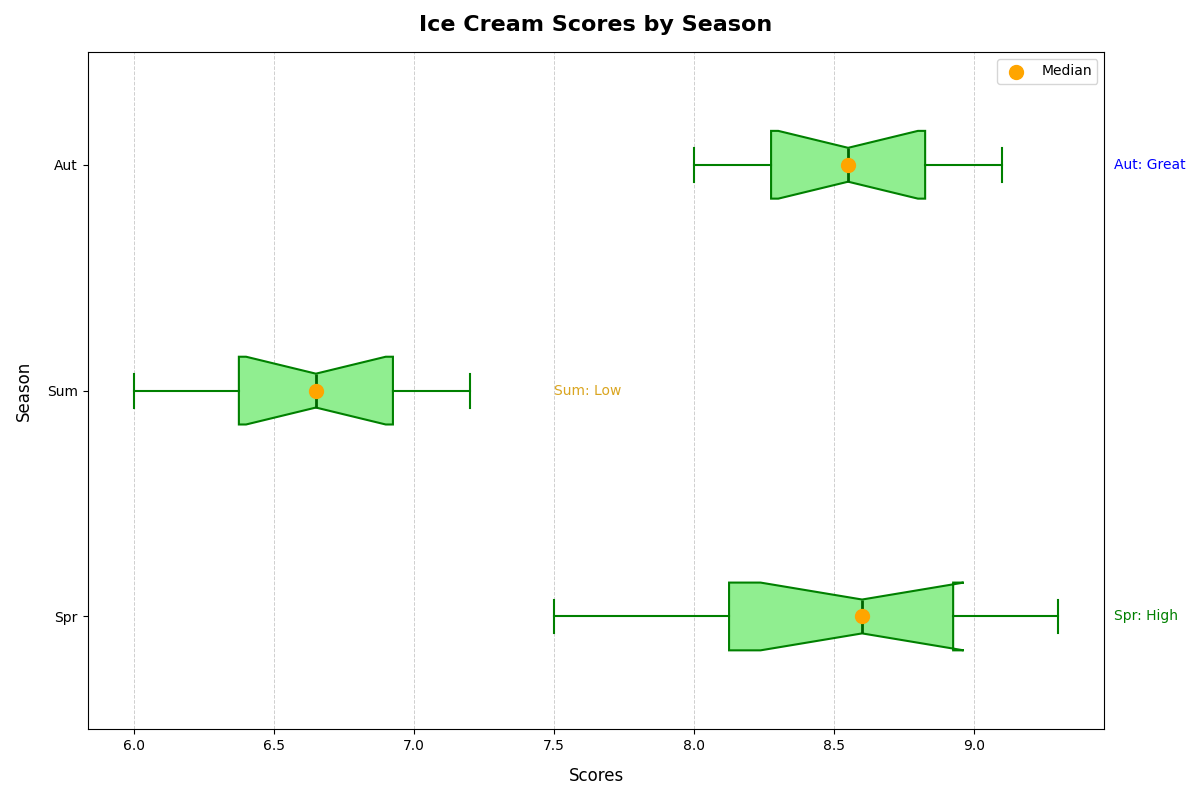

Source code (Python):
import matplotlib.pyplot as plt
import numpy as np

# Ice cream scores by season
spring_scores = [8.2, 8.9, 9.1, 7.8, 8.7, 9.3, 7.5, 8.5, 8.8, 9.0, 8.3, 7.9]
summer_scores = [6.5, 6.8, 7.0, 6.4, 6.1, 7.2, 6.6, 6.9, 6.7, 7.1, 6.3, 6.0]
autumn_scores = [8.8, 8.1, 8.5, 8.4, 8.7, 9.0, 8.3, 8.6, 8.9, 9.1, 8.2, 8.0]

scores_data = [spring_scores, summer_scores, autumn_scores]
median_values = [np.median(season) for season in scores_data]
season_labels = ['Spr', 'Sum', 'Aut']

fig, ax = plt.subplots(figsize=(12, 8))

# New color order for boxplots
color_order = ['lightgreen', 'lightyellow', 'lightblue']
edge_color_order = ['green', 'goldenrod', 'blue']
median_color_order = ['darkgreen', 'darkgoldenrod', 'darkblue']

# Adjust boxplot properties for horizontal orientation
bplot = ax.boxplot(scores_data, vert=False, patch_artist=True, labels=season_labels, notch=True,
                   boxprops=dict(facecolor=color_order[0], color=edge_color_order[0], linewidth=1.5),
                   whiskerprops=dict(color=edge_color_order[0], linewidth=1.5),
                   capprops=dict(color=edge_color_order[0], linewidth=1.5),
                   medianprops=dict(color=median_color_order[0], linewidth=2),
                   flierprops=dict(marker='o', markerfacecolor='red', markersize=6, linestyle='none', markeredgecolor='purple'))

ax.scatter(median_values, range(1, len(scores_data) + 1), color='orange', s=100, zorder=3, label='Median')

ax.set_title('Ice Cream Scores by Season', fontsize=16, fontweight='bold', pad=15)
ax.set_xlabel('Scores', fontsize=12, labelpad=10)
ax.set_ylabel('Season', fontsize=12, labelpad=10)

# Adjusted annotation positions
ax.text(9.5, 1, 'Spr: High', fontsize=10, color='green', va='center')
ax.text(7.5, 2, 'Sum: Low', fontsize=10, color='goldenrod', va='center')
ax.text(9.5, 3, 'Aut: Great', fontsize=10, color='blue', va='center')

ax.legend(loc='upper right', fontsize=10)
ax.grid(axis='x', linestyle='--', linewidth=0.7, alpha=0.6)

plt.tight_layout()
plt.show()
